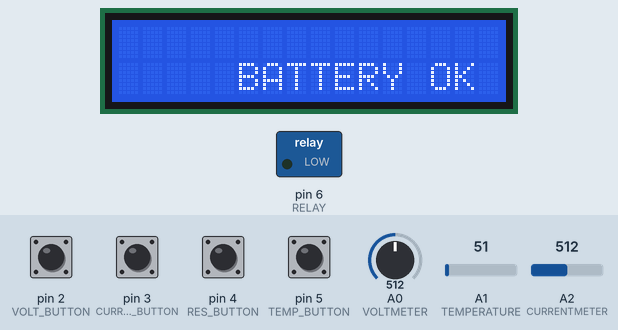
A sketch run on a simulated Arduino Uno, built with avr-gcc and run on an emulated ATmega328P. On the bench: 16×2 character LCD, switched loads named in the sketch (green lamp = pin HIGH). The inputs (shaded band) are chosen by the test bench; at power-on: pin 2 (VOLT_BUTTON), pin 3 (CURRENT_BUTTON), pin 4 (RES_BUTTON), pin 5 (TEMP_BUTTON) HIGH, A2 (CURRENTMETER) = 512, A0 (VOLTMETER) = 512, A1 (TEMPERATURE) = 51.

Above: at 4.2 s.
At 9.4 s:
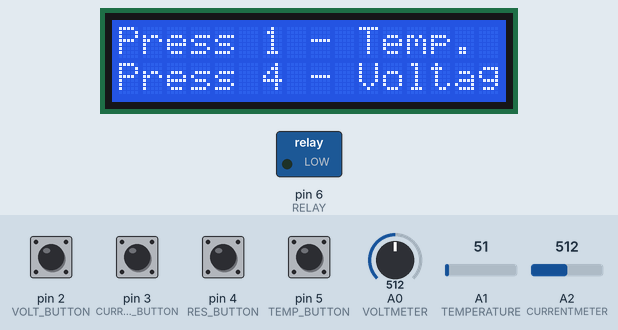
9.5 s: pin 3 (CURRENT_BUTTON) pulled LOW for 0.15 s
At 10.9 s:
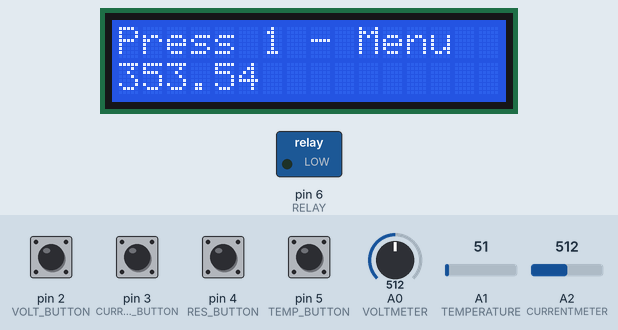
12.6 s: A2 (CURRENTMETER) set to 716
At 13.7 s:
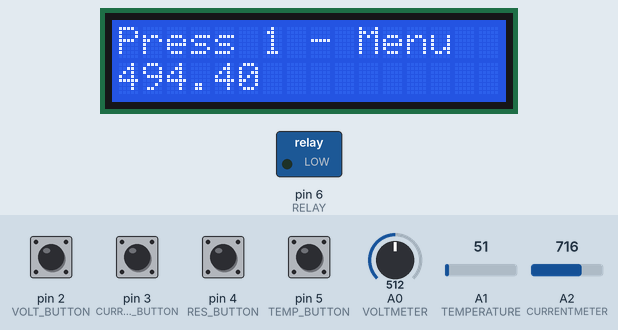
14.3 s: pin 5 (TEMP_BUTTON) pulled LOW for 1 s
At 15.9 s:
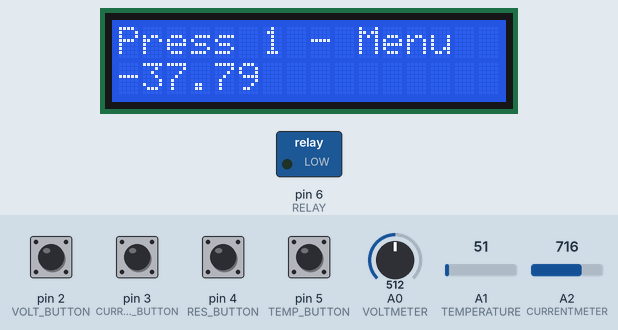
18.3 s: pin 5 (TEMP_BUTTON) pulled LOW for 1 s
At 18.7 s:
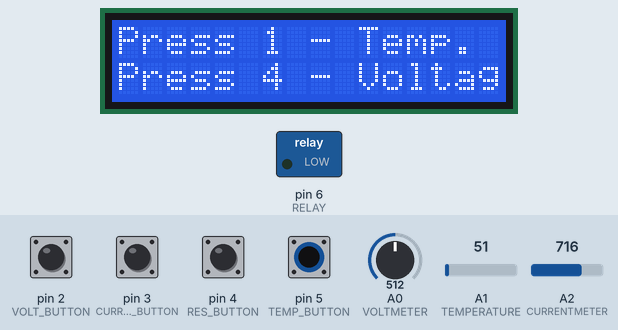
22.3 s: pin 5 (TEMP_BUTTON) pulled LOW for 1 s
26.3 s: pin 5 (TEMP_BUTTON) pulled LOW for 1 s
Timing chart, 0 to 29.3 s (numbered marks = the images above; inputs shaded):
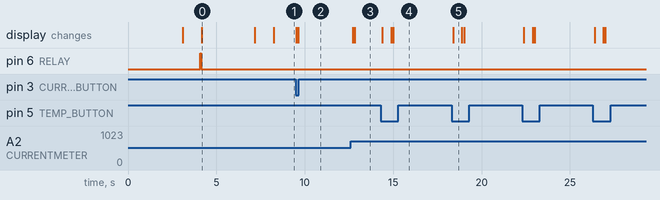

Measured:
- after the input at 9.5 s, the display: first changes at once (image 2 shows a later state)
- after the input at 12.6 s, the display: first changes after 0.11 s (image 3 shows a later state)
- after the input at 14.3 s, the display: first changes after 0.09 s (image 4 shows a later state)
- after the input at 18.3 s, the display: changes after 0.09 s (image 5)
- what the display in image 0 shows lasts 3.0 s, from 4.2 s to 7.2 s
- what the display in image 5 shows lasts 0.5 s, from 18.4 s to 18.9 s

The sketch:

Final_code.ino
```cpp
#include <LiquidCrystal_I2C.h>

//defining sensor pins
const int VOLTMETER = A0; //voltmeter input pin
const int TEMPERATURE = A1; //temperature sensor input pin
const int CURRENTMETER = A2; //currentmeter input pin
const int RESISTANCEMETER = A3; //resistancemeter input pin

//defining button pins
const int VOLT_BUTTON = 2; //voltmeter button
const int CURRENT_BUTTON = 3; //currentmeter button
const int RES_BUTTON = 4; //resistancemeter button
const int TEMP_BUTTON = 5; //temperature sensor button
const int RELAY = 6; //relay switch pin

//defining unused pins as input with pullup resistors
const int PIN_PD7 = 7; //unused pin as input pullup resistor
const int PIN_PB0 = 8; //unused pin as input pullup resistor
const int PIN_PB1 = 9; //unused pin as input pullup resistor
const int PIN_PB2 = 10; //unused pin as input pullup resistor
const int PIN_PB3 = 11; //unused pin as input pullup resistor
const int PIN_PB4 = 12; //unused pin as input pullup resistor

//defining other constants
const float V_REF = 6.06; //reference voltage level
const float SHUNT_RES = 1.30; //reference shunt resistor R3
const float REF_RES = 9930.00; //serial resistor R8 for the resistancemeter
const int MENU_PERIOD = 500; //disable first button for 500 ms
const float IDEAL_LEVEL = 7.5; //defining minimum level of voltage on the battery

//defining constant resistor values
const float R1 = 9920.00;
const float R2 = 3270.00;
const float R4 = 993.00;
const float R5 = 5560.00;

//global variables
int flag = 0;
float result;
unsigned long menu_timer = 0;


LiquidCrystal_I2C lcd(0x27, 4, 20); //0x27 address of the LCD in hexa


float calculate_voltage()
{
  float resistor_ratio;
  int sensorValue = 0;
  float voltage;
  float v;
  resistor_ratio = (R2 / (R1 + R2));
  for (int i = 0; i < 20 ; i++) //calculating the average analog voltage by taking 20 measurments
    {
    sensorValue += analogRead(VOLTMETER);
    delay(3);
    }
  voltage = sensorValue * V_REF / (1023.00 * 20.00);
  v = voltage / resistor_ratio; //calculate the voltage
  return v;
}

float calculate_current()
{
  float current_gain;
  float voltage;
  int sensorValue = 0;
  float c;
  current_gain = 1+(R5/R4);
  for (int i = 0; i < 20 ; i++) //calculating the average analog voltage by taking 20 measurments
    {
    sensorValue += analogRead(CURRENTMETER);
    delay(3);
    }
  voltage = sensorValue * V_REF / (1023.00 * current_gain * 20.00); // Convert to voltage
  c = voltage * 1000.00 / SHUNT_RES; //calculate the current in mA
  return c;
}

float calculate_resistance()
{
  float voltage;
  float r;
  int sensorValue = 0;
  for (int i = 0; i < 20 ; i++) //calculating the average analog voltage by taking 20 measurments
    {
    sensorValue += analogRead(RESISTANCEMETER);
    delay(3);
    }
  voltage = sensorValue * V_REF / (1023.00 * 20.00); // Convert to voltage
  r = voltage * REF_RES / (V_REF - voltage); //calculate the resistance
  return r;
}

float temperature_measurement()
{
  float tempc; //variable to store temperature in degree Celsius
  int sensorValue = 0;
  for (int i = 0; i < 20 ; i++) //calculating the average analog voltage by taking 20 measurments
    {
    sensorValue += analogRead(TEMPERATURE);
    delay(3);
    }
  tempc = (sensorValue * V_REF) / (1023.00 * 20.00 * 0.01) - 68.00; //storing value in Degree Celsius
  return tempc;
}

float battery()
{
  float battery_level;
  digitalWrite(RELAY, HIGH);
  battery_level = calculate_voltage();
  digitalWrite(RELAY, LOW);
  return battery_level;
}

void menu()
{
  lcd.clear();
  lcd.setCursor(0,0);lcd.print("Press 1 - Temp."); //display choice
  lcd.setCursor(0,1);lcd.print("Press 2 - Resistance"); //display choice
  lcd.setCursor(0,2);lcd.print("Press 3 - Current"); //display choice
  lcd.setCursor(0,3);lcd.print("Press 4 - Voltage"); //display choice
}


void setup()
{
  //initializing the LCD
  lcd.init(); //initializing LCD
  lcd.backlight(); //turning the backlight on for the LCD

  //initializing sensor pins
  pinMode(VOLTMETER, INPUT); //configuring sensor pin as input for voltmeter
  pinMode(TEMPERATURE, INPUT); //configuring sensor pin as input for temperature sensor
  pinMode(CURRENTMETER, INPUT); //configuring sensor pin as input for currentmeter
  pinMode(RESISTANCEMETER, INPUT); //configuring sensor pin as input for resistancemeter
  pinMode(RELAY, OUTPUT); //configuring pin as output for relay

  //initializing button pins
  pinMode(VOLT_BUTTON, INPUT_PULLUP); //configuring button pin as input with pullup resistor for voltmeter
  pinMode(CURRENT_BUTTON, INPUT_PULLUP); //configuring button pin as input with pullup resistor for currentmeter
  pinMode(RES_BUTTON, INPUT_PULLUP); //configuring button pin as input with pullup resistor for resistancemeter
  pinMode(TEMP_BUTTON, INPUT_PULLUP); //configuring button pin as input with pullup resistor for temperature sensor

  //initializing unused pins as input with pullup resistors
  pinMode(PIN_PD7, INPUT_PULLUP); //configuring pin as input with pullup resistor
  pinMode(PIN_PB0, INPUT_PULLUP); //configuring pin as input with pullup resistor
  pinMode(PIN_PB1, INPUT_PULLUP); //configuring pin as input with pullup resistor
  pinMode(PIN_PB2, INPUT_PULLUP); //configuring pin as input with pullup resistor
  pinMode(PIN_PB3, INPUT_PULLUP); //configuring pin as input with pullup resistor
  pinMode(PIN_PB4, INPUT_PULLUP); //configuring pin as input with pullup resistor

  //welcome message
  lcd.setCursor(7,1);
  lcd.print("WELCOME!");
  lcd.setCursor(0, 2);
  lcd.print("BSC GROUP MULTIMETER");
  delay(3000);
  lcd.clear();
  delay(1000);

  //battery level check
  if(battery() >= IDEAL_LEVEL)
  {
    lcd.setCursor(5,1);
    lcd.print("BATTERY OK");
    delay(3000);
    lcd.clear();
    delay(1000);
  }
  else
  {
    lcd.setCursor(5,1);
    lcd.print("BATTERY LOW");
    delay(3000);
    lcd.clear();
    delay(1000);
  }

  menu();
}


void loop()
{
  if(digitalRead(TEMP_BUTTON) == LOW)
  {
    if(millis() >= menu_timer)
    {
      if(flag != 0)
      {
        menu();
        flag = 0;
      }
      else
      {
        flag = 1;
        lcd.clear();
      }
      menu_timer = millis() + MENU_PERIOD;
    }
  }
  if(digitalRead(RES_BUTTON) == LOW)
  {
    if(flag == 0)
    {
      flag = 2;
      lcd.clear();
    }
  }
  if(digitalRead(CURRENT_BUTTON) == LOW)
  {
    if(flag == 0)
    {
      flag = 3;
      lcd.clear();
    }
  }
  if(digitalRead(VOLT_BUTTON) == LOW)
  {
    if(flag == 0)
    {
      flag = 4;
      lcd.clear();
    }
  }
  if((digitalRead(RES_BUTTON) == LOW) && (digitalRead(CURRENT_BUTTON) == LOW))
  {
    if((flag == 2) || (flag == 3))
    {
      flag = 10;
      lcd.clear();
    }
  }

  switch (flag)
  {
    case 1:
      result = temperature_measurement();
      lcd.setCursor(0,0);
      lcd.print("Press 1 - Menu");
      // Display the measured temperature on the LCD
      lcd.setCursor(0, 2);
      lcd.print("Temperature (");
      lcd.print((char)223);
      lcd.print("C):");
      lcd.setCursor(0, 3);
      lcd.print("                    ");
      lcd.setCursor(0, 3);
      lcd.print(result); // Display temperature
    break;

    case 2:
      result = calculate_resistance();
      lcd.setCursor(0,0);
      lcd.print("Press 1 - Menu");
      // Display the measured resistance on the LCD
      lcd.setCursor(0, 2);
      lcd.print("Resistance (Ohm):");
      lcd.setCursor(0, 3);
      lcd.print("                    ");
      lcd.setCursor(0, 3);
      if(result > 150000)
      {
        lcd.print("inf");
      }
      else
      {
        lcd.print(result); // Display resistance
      }
    break;

    case 3:
      result = calculate_current();
      lcd.setCursor(0,0);
      lcd.print("Press 1 - Menu");
      // Display the measured current on the LCD
      lcd.setCursor(0, 2);
      lcd.print("Current (mA):");
      lcd.setCursor(0, 3);
      lcd.print("                    ");
      lcd.setCursor(0, 3);
      lcd.print(result); // Display current
    break;

    case 4:
      result = calculate_voltage();
      lcd.setCursor(0,0);
      lcd.print("Press 1 - Menu");
      // Display the measured voltage on the LCD
      lcd.setCursor(0, 2);
      lcd.print("Voltage (V):");
      lcd.setCursor(0, 3);
      lcd.print("                    ");
      lcd.setCursor(0, 3);
      lcd.print(result); // Display voltage
    break;

    case 10:
      result = battery();
      lcd.setCursor(0,0);
      lcd.print("Press 1 - Menu");
      // Display the measured voltage of the battery on the LCD
      lcd.setCursor(0, 2);
      lcd.print("Battery level (V):");
      lcd.setCursor(0, 3);
      lcd.print("                    ");
      lcd.setCursor(0, 3);
      lcd.print(result); // Display voltage of the battery
    break;
  }
}
```
